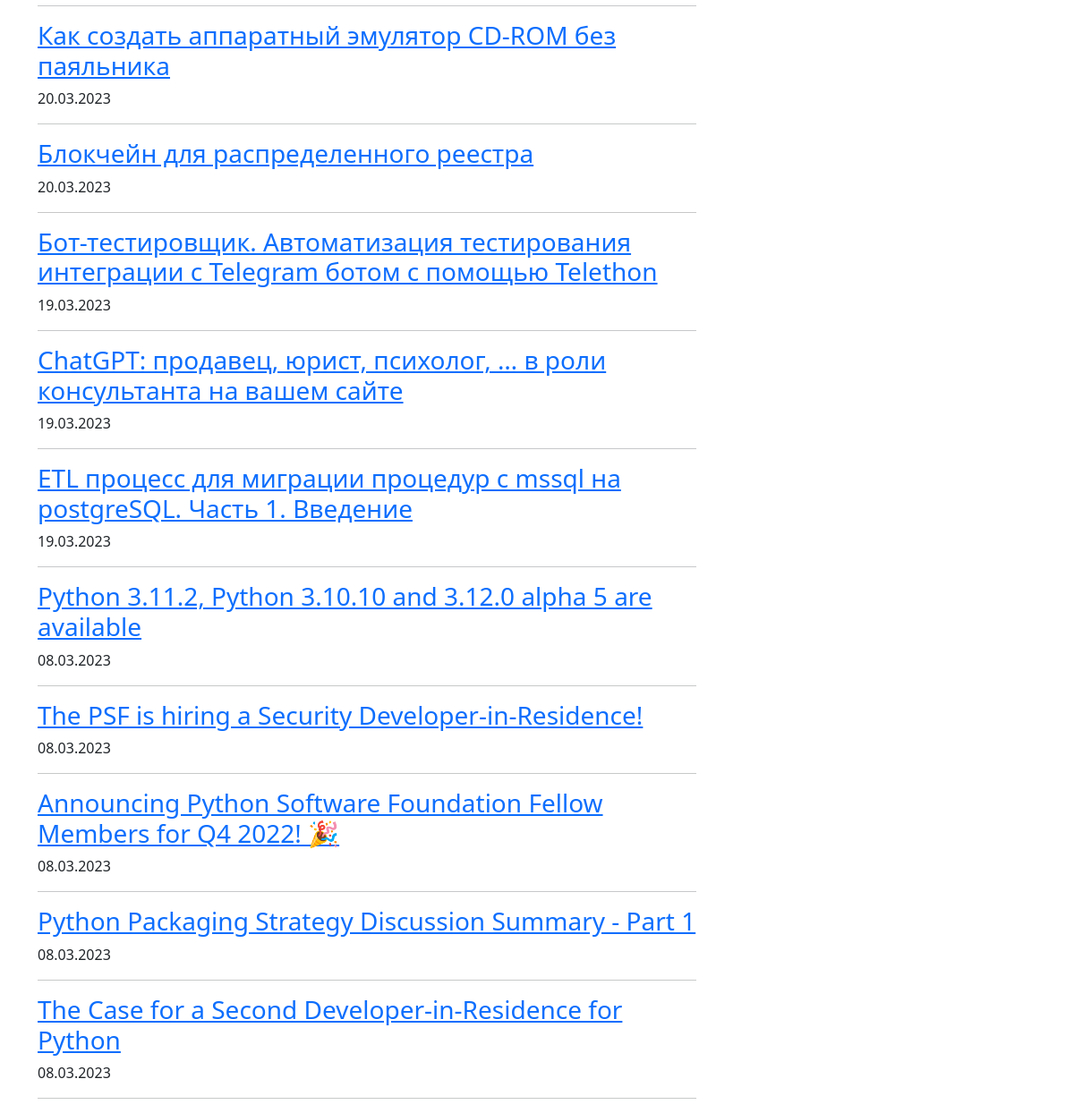
Before: / (lower part) with the older database file.
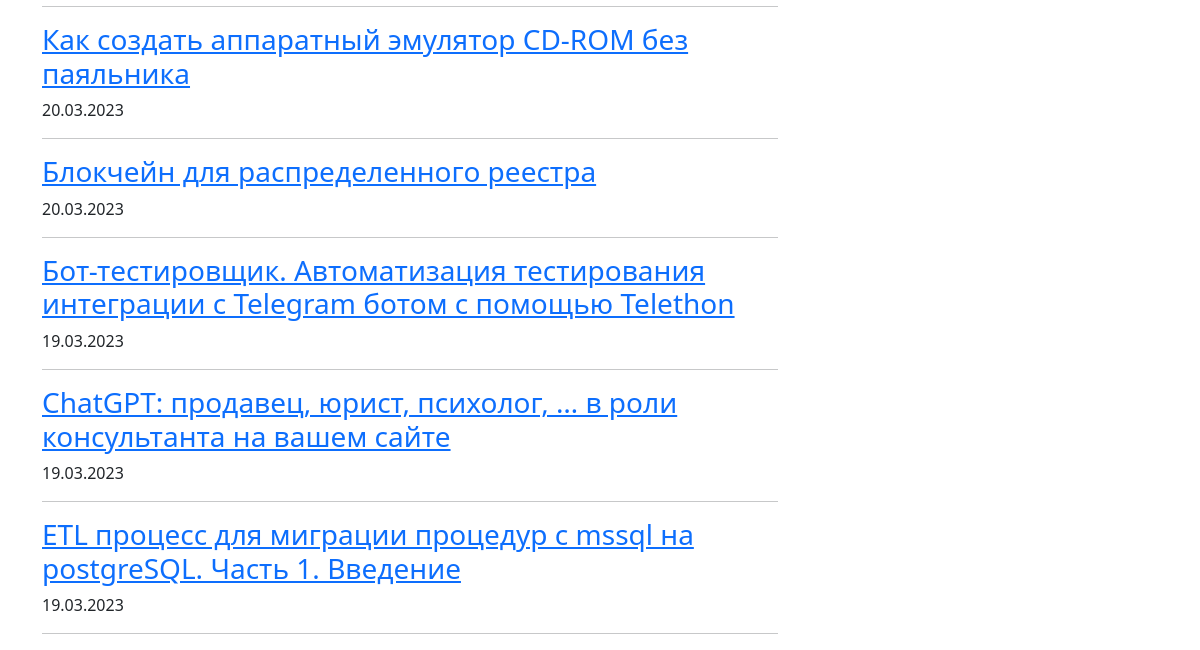
After: the same page with the newer database file.
### webapp/news/models.py (models this page shows, shortened)
class News(db.Model):
    id = db.Column(db.Integer, primary_key=True)
    title = db.Column(db.String, nullable=False)
    url = db.Column(db.String, unique=True, nullable=False)
    published = db.Column(db.DateTime, nullable=False)
    text = db.Column(db.Text, nullable=True)

### webapp/news/views.py (the view)
@blueprint.route('/')
def index():
    title = 'Новости Питон'
    weather = {'temp_C': 11, 'FeelsLikeC':16 }
    news_list = News.query.order_by(News.published.desc()).all()
    return render_template('news/index.html', page_title=title, weather=weather, news_list = news_list)

### webapp/templates/news/index.html (shortened to what this page needs)
{% extends 'base.html' %}
{% block content %}
    <div class="row">
        <div class="col-8">
            {% for news in news_list %}
            <h3><a href= "{{ news.url }}">{{ news.title }}</a></h3>
            <p>{{ news.published.strftime('%d.%m.%Y') }}</p>
            <hr />
            {% endfor %}
        </div>
        <div class="col-4">
        </div>
    </div>
{% endblock %}

### webapp/templates/base.html (shortened to what this page needs)
<!doctype html>
<html lang="ru">
    <head>
<link href="https://cdn.jsdelivr.net/npm/bootstrap@5.3.0-alpha1/dist/css/bootstrap.min.css" rel="stylesheet">
    </head>
    <body>
        <div class="container">
            {% block content %}{% endblock %}
        </div>
    </body>
</html>

Changed rows visible on the page:
removed News: title "Python 3.11.2, Python 3.10.10 and 3.12.0 alpha 5 are available", published "08.03.2023"
removed News: title "The PSF is hiring a Security Developer-in-Residence!", published "08.03.2023"
removed News: title "Announcing Python Software Foundation Fellow Members for Q4 2022! 🎉", published "08.03.2023"
removed News: title "Python Packaging Strategy Discussion Summary - Part 1", published "08.03.2023"
removed News: title "The Case for a Second Developer-in-Residence for Python", published "08.03.2023"
